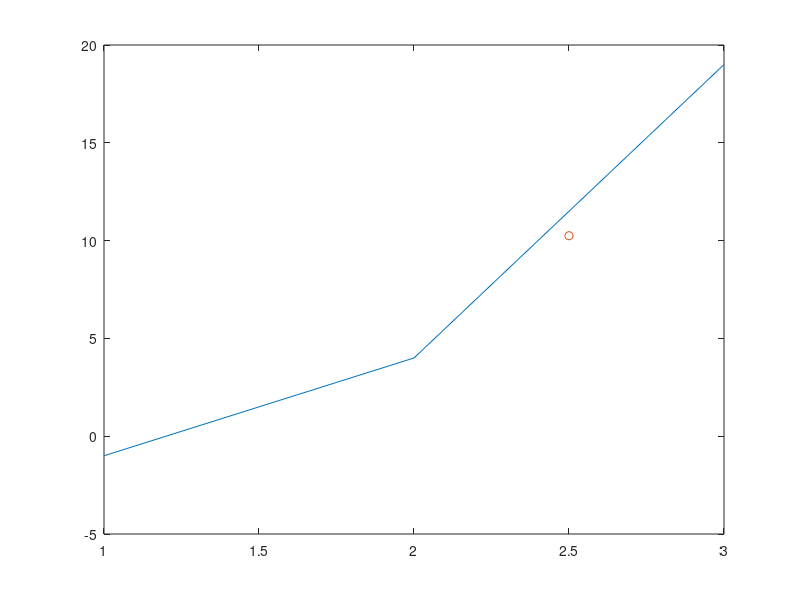

This chart was generated by the following MATLAB code:
close all
clear all
clc
dx=1:3;
dy=[-1 4 19];
x=2.5;
n=length(dx);
sum=0;
for i=1:n
    prob=1;
    for j=1:n
        if i~=j
            prob=prob.*(x-dx(j))/(dx(i)-dx(j));
        end
    end
    sum=sum+prob.*dy(i);
end
y=sum;
y
plot(dx,dy)
hold on
plot(x,y,'o')
        